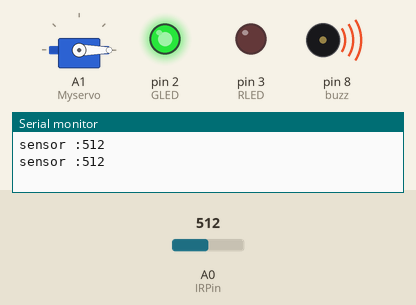
Recording of a sketch running on a simulated Arduino Uno, built with avr-gcc and run on an emulated ATmega328P. On the bench: servo, output pins drawn as LEDs (lit = HIGH), buzzer (waves = sounding, pin HIGH), the last lines printed to the serial monitor. Inputs (shaded band) come from the test bench; at power-on: A0 (IRPin) = 512.

Above: at 1.7 s.
1.8 s: A0 (IRPin) set to 106
3.3 s: A0 (IRPin) set to 88
At 5.0 s:
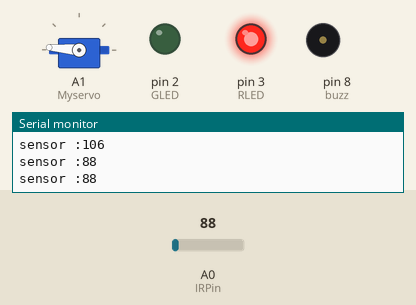
5.3 s: A0 (IRPin) set to 110
At 6.5 s:
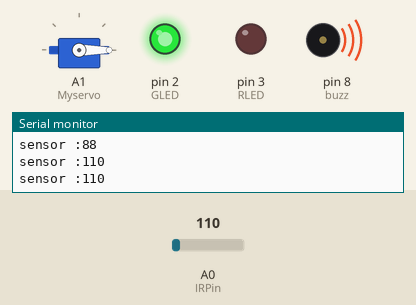
7.1 s: A0 (IRPin) set to 90
At 7.9 s:
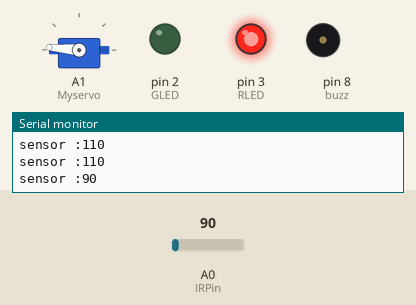
Timing chart, 0 to 9.9 s (numbered marks = the images above; inputs shaded):
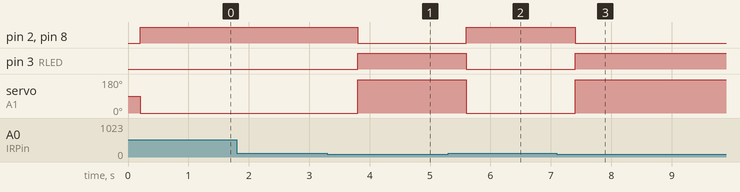

The sketch:

11.30_LEDBuzzServo.ino
```cpp
 #include<Servo.h>
Servo Myservo;
int pos;
int GLED = 2;
int RLED = 3;
int buzz = 8;
int IRPin = A0;
int IRval ;

void setup() {
  Serial.begin(9600);
  pinMode(GLED,OUTPUT);
  pinMode(RLED,OUTPUT);
  pinMode(buzz,OUTPUT);
  Myservo.attach(A1);

}

void loop() {
  IRval=analogRead(IRPin);
  Serial.print("sensor :");
  Serial.println(IRval);
  delay(200);

  if(IRval<100){
    digitalWrite(RLED,HIGH);
    digitalWrite(GLED,LOW);
    digitalWrite(buzz,LOW);
    Myservo.write(175);
    delay(200);
  }

  else{
    digitalWrite(GLED,HIGH);
    digitalWrite(RLED,LOW);
    digitalWrite(buzz,HIGH);
    Myservo.write(0);
    delay(200);
  }
    delay(500);

}
```

Measured:
- the behaviour switches between 100 and 99 on A0 (IRPin) (found by bisection; images 0 and 1)
- after the input at 3.3 s, pin 2 (GLED), pin 8 (buzz): HIGH → LOW after 0.50 s; pin 3 (RLED): LOW → HIGH after 0.50 s; servo on A1 (Myservo): 0° → 175° after 0.50 s
- after the input at 5.3 s, pin 2 (GLED), pin 8 (buzz): LOW → HIGH after 0.30 s; pin 3 (RLED): HIGH → LOW after 0.30 s; servo on A1 (Myservo): 175° → 0° after 0.30 s
- after the input at 7.1 s, pin 2 (GLED), pin 8 (buzz): HIGH → LOW after 0.30 s; pin 3 (RLED): LOW → HIGH after 0.30 s; servo on A1 (Myservo): 0° → 175° after 0.30 s
